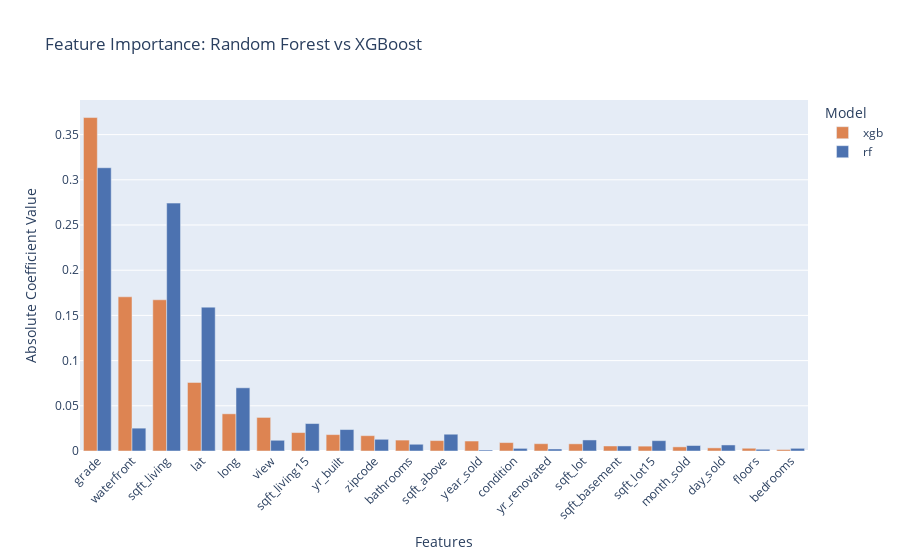

The notebook cell this image was saved under:
### Code cell
import pandas as pd
import plotly.express as px

# Fix formating of the dataframe for plotting
df_melted = feature_importance.melt(id_vars='index', 
                     value_vars=['rf', 'xgb'],
                     var_name='Model', 
                     value_name='Coefficient')

# Create a interactive bar plot
fig = px.bar(df_melted.sort_values("Coefficient", ascending=False), 
             x='index', 
             y='Coefficient', 
             color='Model',          
             barmode='group',        # side-by-side, not stacked
            color_discrete_map={
                 'rf': '#4c72b0', 
                 'xgb': '#dd8452'},
             title='Feature Importance: Random Forest vs XGBoost')

# 3. Rotate x-axis labels
fig.update_layout(
    xaxis_tickangle=-45,
    xaxis_title='Features',
    yaxis_title='Absolute Coefficient Value'
)

fig.show()

### Figure 1 — Plotly figure (JSON) as saved in the notebook; plotly's stock layout.template omitted (floating-point values rounded to 4 significant figures)
{"data": [{"alignmentgroup": "True", "hovertemplate": "Model=xgb<br>index=%{x}<br>Coefficient=%{y}<extra></extra>", "legendgroup": "xgb", "marker": {"color": "#dd8452", "pattern": {"shape": ""}}, "name": "xgb", "offsetgroup": "xgb", "orientation": "v", "showlegend": true, "textposition": "auto", "type": "bar", "x": ["grade", "waterfront", "sqft_living", "lat", "long", "view", "sqft_living15", "yr_built", "zipcode", "bathrooms", "sqft_above", "year_sold", "condition", "yr_renovated", "sqft_lot", "sqft_basement", "sqft_lot15", "month_sold", "day_sold", "floors", "bedrooms"], "xaxis": "x", "y": [0.3689, 0.1706, 0.1673, 0.07588, 0.04114, 0.03714, 0.02039, 0.01815, 0.01697, 0.01208, 0.01152, 0.01103, 0.009306, 0.00809, 0.007944, 0.005541, 0.005373, 0.004566, 0.003449, 0.003055, 0.001659], "yaxis": "y"}, {"alignmentgroup": "True", "hovertemplate": "Model=rf<br>index=%{x}<br>Coefficient=%{y}<extra></extra>", "legendgroup": "rf", "marker": {"color": "#4c72b0", "pattern": {"shape": ""}}, "name": "rf", "offsetgroup": "rf", "orientation": "v", "showlegend": true, "textposition": "auto", "type": "bar", "x": ["grade", "sqft_living", "lat", "long", "sqft_living15", "waterfront", "yr_built", "sqft_above", "zipcode", "sqft_lot", "view", "sqft_lot15", "bathrooms", "day_sold", "month_sold", "sqft_basement", "bedrooms", "condition", "yr_renovated", "floors", "year_sold"], "xaxis": "x", "y": [0.3134, 0.2742, 0.1591, 0.06991, 0.03036, 0.02528, 0.02371, 0.01856, 0.01295, 0.01221, 0.01187, 0.01145, 0.007467, 0.006681, 0.006077, 0.005584, 0.00296, 0.002917, 0.002241, 0.001909, 0.001126], "yaxis": "y"}], "layout": {"barmode": "group", "legend": {"title": {"text": "Model"}, "tracegroupgap": 0}, "title": {"text": "Feature Importance: Random Forest vs XGBoost"}, "xaxis": {"anchor": "y", "domain": [0, 1], "tickangle": -45, "title": {"text": "Features"}}, "yaxis": {"anchor": "x", "domain": [0, 1], "title": {"text": "Absolute Coefficient Value"}}}}
